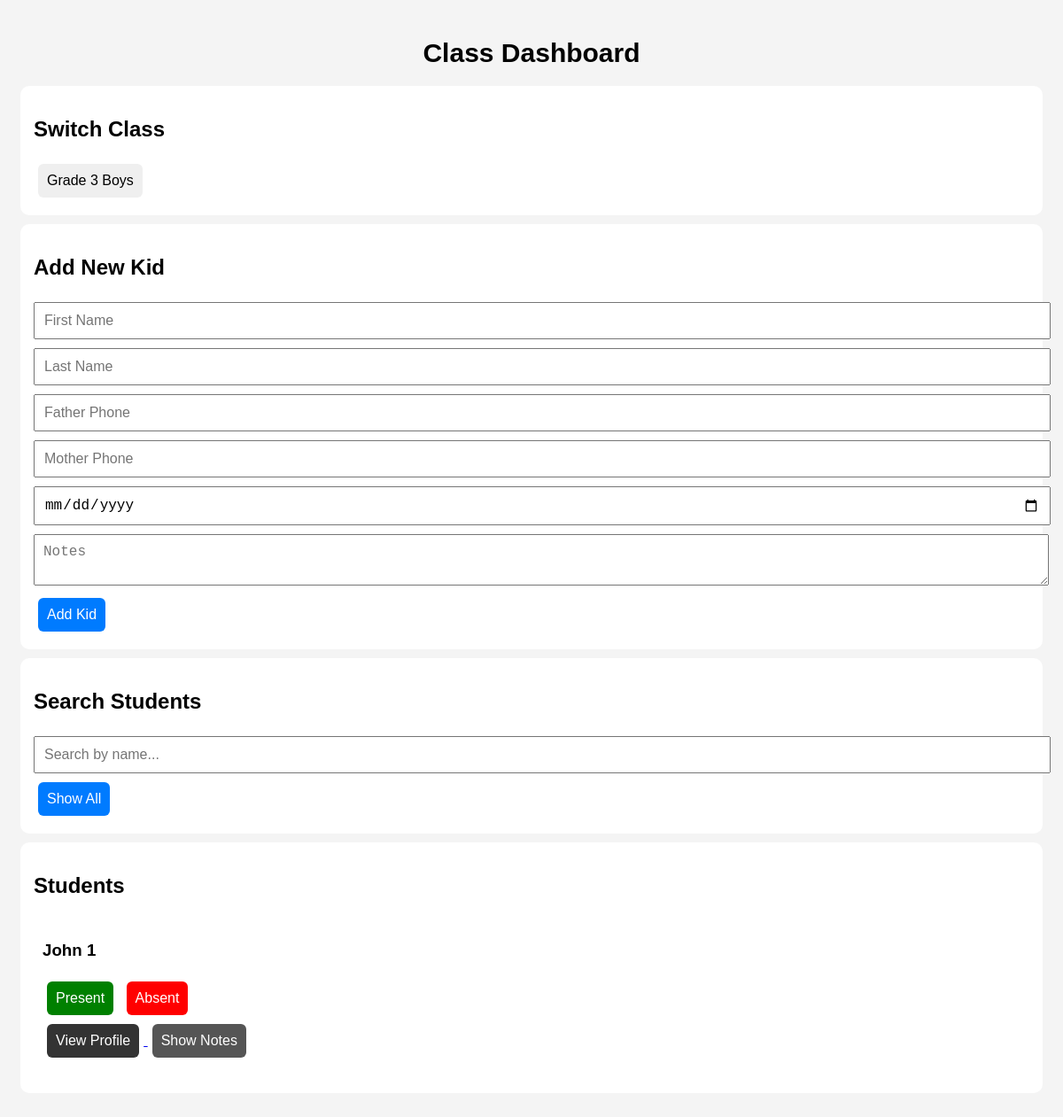
The app's page /class/1, older data.
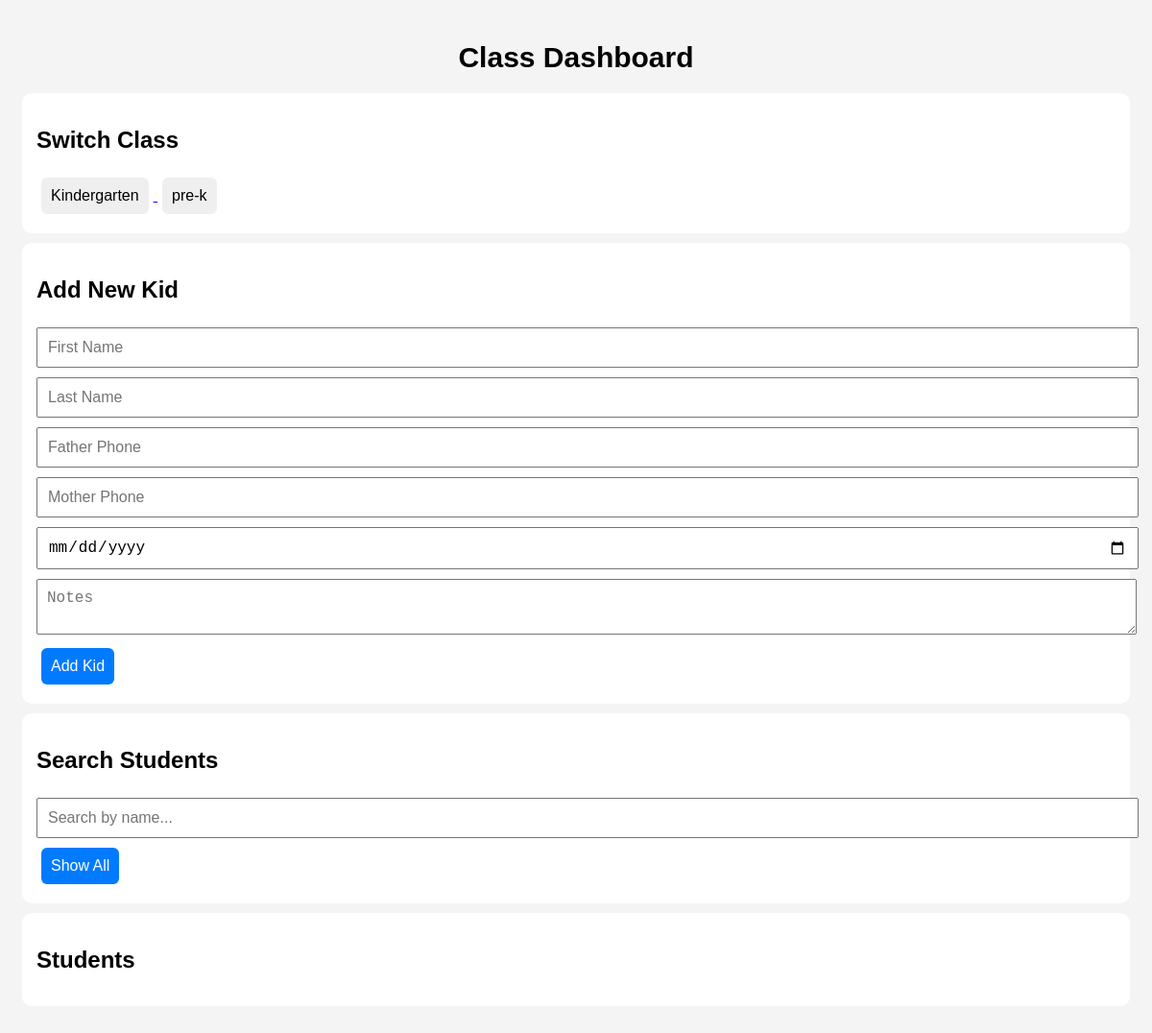
The same page, newer data.
### tables this page shows
CREATE TABLE classes (
        id INTEGER PRIMARY KEY AUTOINCREMENT,
        name TEXT
    );

CREATE TABLE kids (
        id INTEGER PRIMARY KEY AUTOINCREMENT,
        first_name TEXT,
        last_name TEXT,
        father_phone TEXT,
        mother_phone TEXT,
        dob TEXT,
        notes TEXT,
        class_id INTEGER
    );

### app.py (the view)
@app.route("/class/<int:class_id>")
def class_dashboard(class_id):
    conn = sqlite3.connect("church.db")
    c = conn.cursor()
    c.execute("SELECT * FROM classes")
    classes = c.fetchall()
    c.execute("SELECT * FROM kids WHERE class_id=?", (class_id,))
    kids = c.fetchall()
    conn.close()
    return render_template("class_dashboard.html",
                           classes=classes,
                           kids=kids,
                           class_id=class_id)

### templates/class_dashboard.html (shortened to what this page needs)
<!DOCTYPE html>
<html>
<head>
</head>
<body>
<h1>Class Dashboard</h1>
<div class="card">
<h2>Switch Class</h2>
{% for c in classes %}
    <a href="/class/{{ c[0] }}">
        <button>{{ c[1] }}</button>
    </a>
{% endfor %}
</div>
<div class="card">
<h2>Add New Kid</h2>
<form method="POST" action="/add_kid">
<input name="first_name" placeholder="First Name" required>
<input name="last_name" placeholder="Last Name" required>
<input name="father_phone" placeholder="Father Phone">
<input name="mother_phone" placeholder="Mother Phone">
<input type="date" name="dob">
<textarea name="notes" placeholder="Notes"></textarea>
<button style="background:#007bff;color:white;">Add Kid</button>
</form>
</div>
<div class="card">
<h2>Search Students</h2>
<input type="text" id="search" onkeyup="searchStudents()" placeholder="Search by name...">
<button class="filter" onclick="showAll()">Show All</button>
</div>
<div class="card">
<h2>Students</h2>
{% for k in kids %}
<div class="student">
<h3>{{ k[1] }} {{ k[2] }}</h3>
<form method="POST" action="/attendance">
    <button class="present" name="status" value="Present">Present</button>
    <button class="absent" name="status" value="Absent">Absent</button>
</form>
<a href="/kid/{{ k[0] }}">
    <button class="profile">View Profile</button>
</a>
<button class="notes" onclick="toggleNotes('n{{k[0]}}')">
Show Notes
</button>
</div>
{% endfor %}
</div>
</body>
</html>

### templates/class_dashboard.html (style rules this page uses)
body { font-family: Arial; padding: 15px; background: #f4f4f4; }
h1 { text-align: center; font-size: 30px; }
.card { background: white; padding: 15px; margin: 10px 0; border-radius: 10px; }
input, textarea { width: 100%; padding: 10px; margin: 5px 0; font-size: 16px; }
button { padding: 10px; margin: 5px; font-size: 16px; border: none; border-radius: 6px; cursor: pointer; }
.filter { background: #007bff; color: white; }

Row changes from the older to the newer data that the page shows:
removed kids: name "John", class "1"
changed classes: name "Grade 3 Boys" → "Kindergarten"
added classes: name "pre-k"
